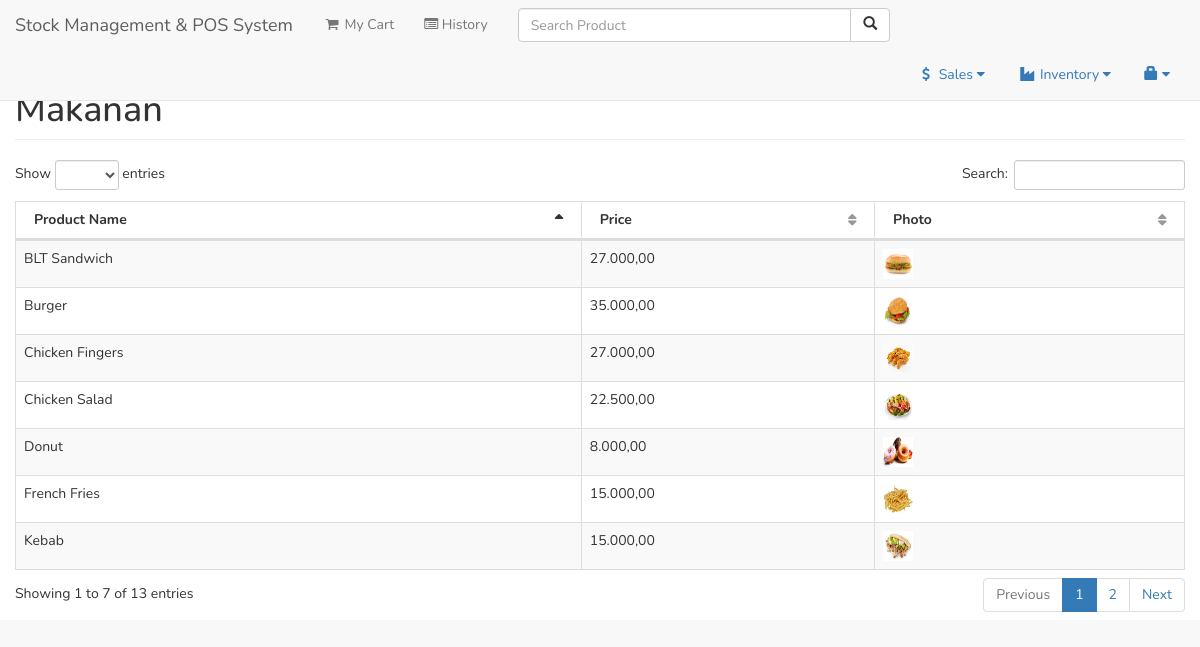
Screenshot of /user/product_makanan.php (signed in) with the database file from the repository.
### tables this page shows
CREATE TABLE `product` (
  `productid` int(11) NOT NULL,
  `categoryid` int(11) NOT NULL,
  `product_name` varchar(150) NOT NULL,
  `product_price` double NOT NULL,
  `product_qty` double NOT NULL,
  `photo` varchar(200) NOT NULL,
  `supplierid` int(11) NOT NULL
);

### user/product_makanan.php (the view, shortened to what this page needs)
<?php include('session.php'); ?>
<?php include('header.php'); ?>
<body>
<div id="wrapper">
<?php include('navbar.php'); ?>
<div style="height:50px;"></div>
<div style="background-color: white">
<div class="container-fluid">
	<div class="row">
        <div class="col-lg-12">
            <h1 class="page-header">Makanan</h1>
        </div>
    </div>
    <div class="row">
        <div class="col-lg-12">
            <table width="100%" class="table table-striped table-bordered table-hover" id="prodTable">
                <thead>
                    <tr>
                        <th>Product Name</th>
                        <th>Price</th>
						<th>Photo</th>
                    </tr>
                </thead>
                <tbody>
				<?php
					$pq=mysqli_query($conn,"select * from product left join category on category.categoryid=product.categoryid left join supplier on supplier.userid=product.supplierid where category_name='makanan'");
					while($pqrow=mysqli_fetch_array($pq)){
					?>
						<tr>
							<td><?php echo $pqrow['product_name']; ?></td>
							<td><?php echo number_format( $pqrow['product_price'],2,",","."); ?></td>
							<td><img src="../<?php if(empty($pqrow['photo'])){echo "upload/noimage.jpg";}else{echo $pqrow['photo'];} ?>" height="30px" width="30px;"></td>
						</tr>
					<?php
					}
				?>
                </tbody>
            </table>
        </div>
    </div>
</div>
</div>
</div>
</body>
</html>

### user/header.php (style rules this page uses)
* { font-family: 'Nunito', sans-serif; }

### rows the page displays
product: product_name "Burger", product_price "35.000,00", photo (picture)
product: product_name "Donut", product_price "8.000,00", photo (picture)
product: product_name "French Fries", product_price "15.000,00", photo (picture)
product: product_name "Chicken Salad", product_price "22.500,00", photo (picture)
product: product_name "BLT Sandwich", product_price "27.000,00", photo (picture)
product: product_name "Chicken Fingers", product_price "27.000,00", photo (picture)
product: product_name "Kebab", product_price "15.000,00", photo (picture)
